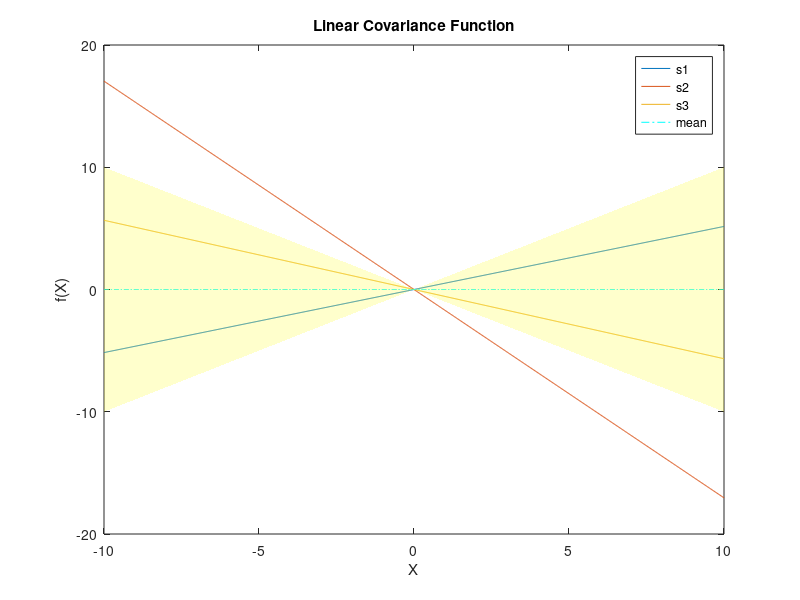
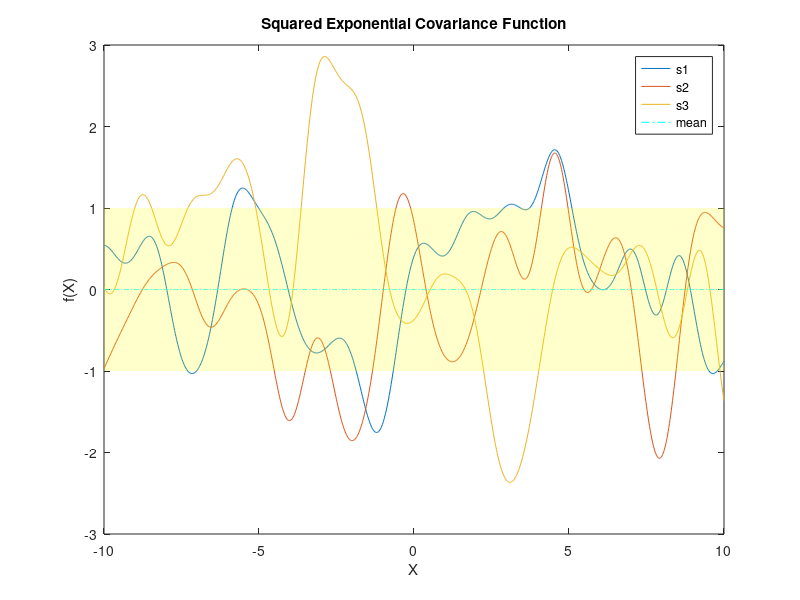
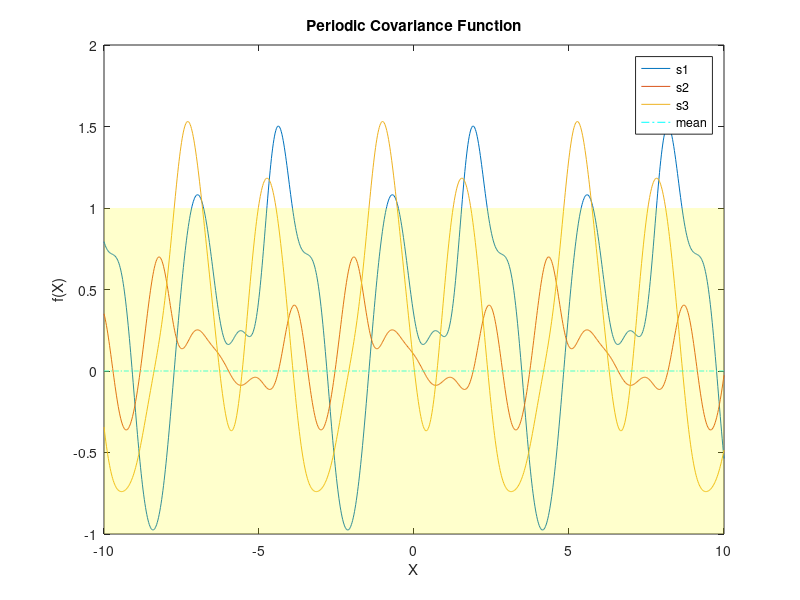
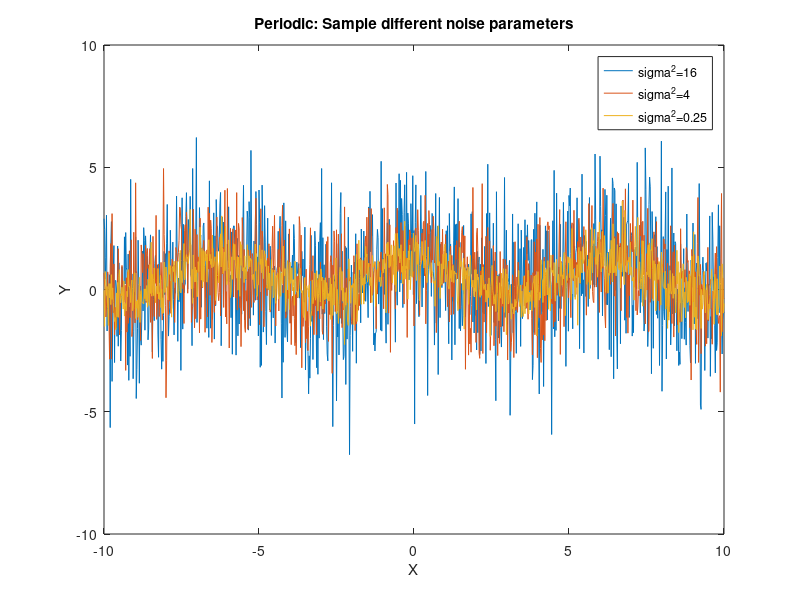

Here is the MATLAB script that generated these plots, in order:
function Problem1PartA
    X = linspace(-10, 10, 1001);
    lenX = length(X);
    mean = zeros(1, lenX);
    rng(8);

    %% Parameters to define
    lambda = .75;

    %% First covariance function: linear
    function cov = getLinCov(X)
        cov = X' * X;
    end

    %% Second covariance function: squared exponential
    function cov = getSqExpCov(X, lambda)
        cov = zeros(lenX, lenX);
        for i2=1:lenX
            for j2=1:lenX
                 cov(i2,j2) = exp(-1/(2*lambda^2)*(X(i2)-X(j2))^2);
            end
        end
    end

    %% Third covariance function: periodic
    function cov = getPerCov(X,lambda)
        cov = zeros(lenX, lenX);
        for i3=1:lenX
            for j=1:lenX
                 cov(i3,j) = exp(-2/(lambda^2)*sin(0.5*abs(X(i3)-X(j)))^2);
            end
        end
    end
    
    %% Compute covariances
    cov1 = getLinCov(X);
    cov2 = getSqExpCov(X,lambda);
    cov3 = getPerCov(X,lambda);
    %% Compute point-wise variances
    numGens = 3;
    pwVars = zeros(numGens, lenX);
    pwVars(1,:) = sqrt(diag(cov1)');
    pwVars(2,:) = sqrt(diag(cov2)');
    pwVars(3,:) = sqrt(diag(cov3)');

    %% Generate samples for each covariance function
    fX1s = zeros(numGens, lenX);
    fX2s = zeros(numGens, lenX);
    fX3s = zeros(numGens, lenX);

    for i=1:numGens
        fX1s(i,:) = mvnrnd(mean, cov1);
        fX2s(i,:) = mvnrnd(mean, cov2);
        fX3s(i,:) = mvnrnd(mean, cov3);
    end

    %% P1(a) Plot covariance curves
    Xx = [X, fliplr(X)];

    figure
    %subplot(3, 1, 1);
    plot(X, fX1s);
    hold on;
    plot(X, mean, '-.c');
    Yy = [pwVars(1,:), -pwVars(1,:)];
    fill(Xx, Yy, 'y', 'FaceAlpha', 0.2, 'EdgeColor', 'none');
    hold off;
    title('Linear Covariance Function');
    xlabel('X');
    ylabel('f(X)');
    legend('s1', 's2', 's3', 'mean');

    figure
    %subplot(3, 1, 2);
    plot(X, fX2s);
    hold on;
    plot(X, mean, '-.c');
    Yy = [pwVars(2,:), -pwVars(2,:)];
    fill(Xx, Yy, 'y', 'FaceAlpha', 0.2, 'EdgeColor', 'none');
    hold off;
    title('Squared Exponential Covariance Function');
    xlabel('X');
    ylabel('f(X)');
    legend('s1', 's2', 's3', 'mean');

    figure
    %subplot(3, 1, 3);
    Yy = [pwVars(3,:), -pwVars(3,:)];
    plot(X, fX3s);
    hold on;
    plot(X, mean, '-.c');
    fill(Xx, Yy, 'y', 'FaceAlpha', 0.2, 'EdgeColor', 'none');
    hold off;
    title('Periodic Covariance Function');
    xlabel('X');
    ylabel('f(X)');
    legend('s1', 's2', 's3', 'mean');

    %% Select 3 different sigmas and sample with 1 covariance function
    sigmas = [4, 2, 0.5];
    Ys = zeros(numGens, lenX);
    
    covv = getPerCov(X, 3);
    fxx = mvnrnd(mean, covv);
    for i=1:numGens
        s = repmat(sigmas(i), 1, lenX);
        Ys(i,:) = mvnrnd(fxx, diag(s));
    end



    %% P1(b) Plot Y with different noise params
    figure
    plot(X, Ys);
    title('Periodic: Sample different noise parameters');
    legend('sigma^2=16', 'sigma^2=4', 'sigma^2=0.25');
    xlabel('X');
    ylabel('Y');
end
















